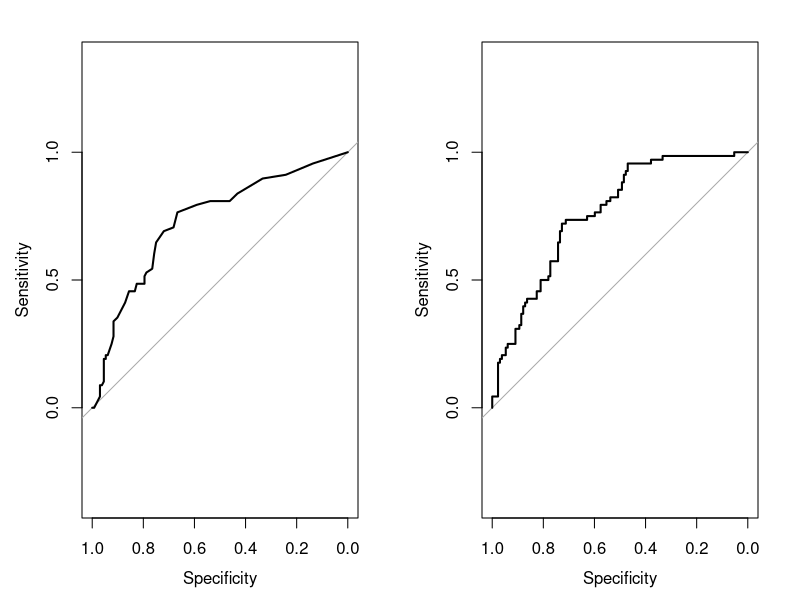
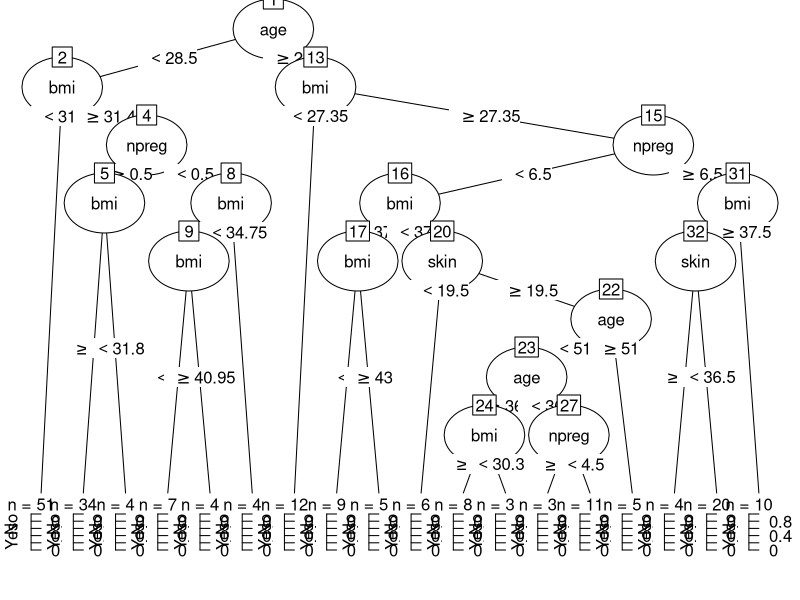
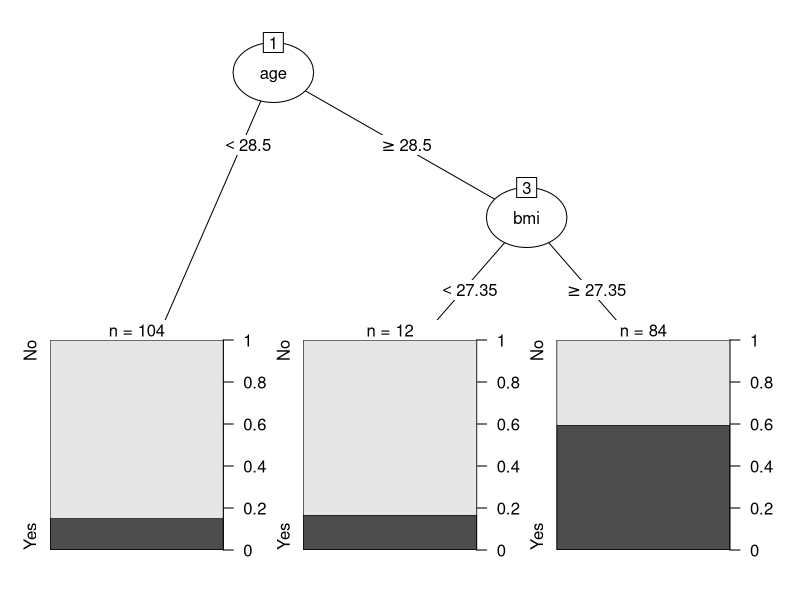
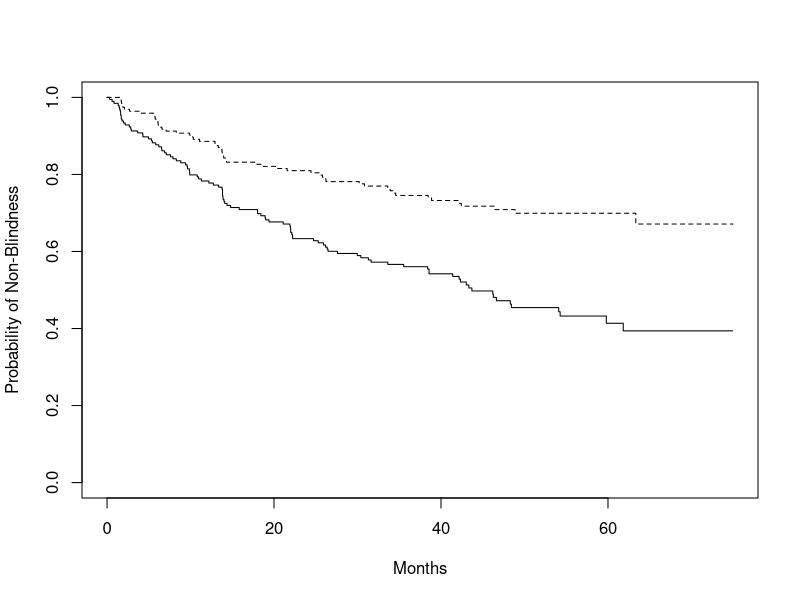
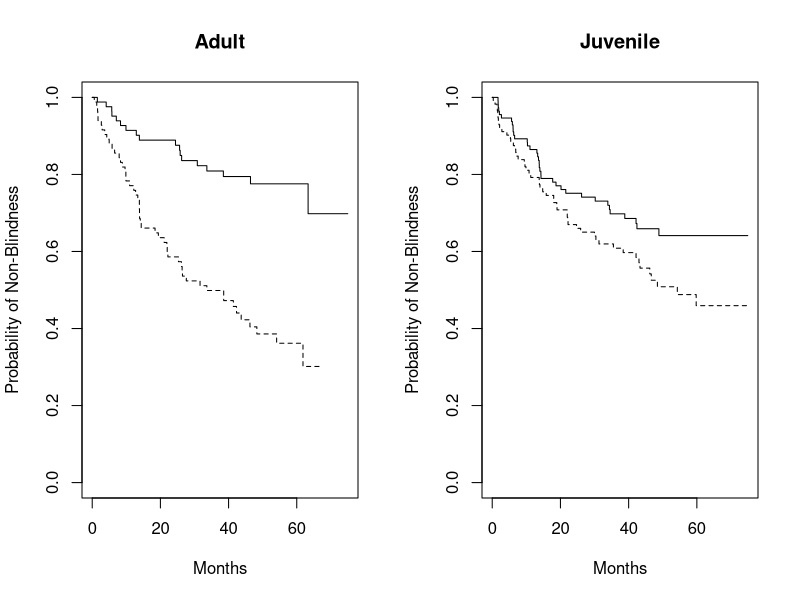

The R source for these figures, in order:
# J. Jedediah Smith
# Homework Set No.3
# BIFX 503-1
# 10/21/2021

library(MASS)
library(rpart)
library(partykit)
library(TH.data)

library(HSAUR3)
library(coin)
library(dplyr)
library(survival)

### QUESTION 1 ###
# Series of bivariate logistic regression models. Use type as dependent. Use npreg, bp, skin, bmi, and age as independents.

mod_npreg <- glm(type ~ npreg, data = Pima.tr, family = binomial()) # Fit
summary(mod_npreg)      # P-Value
exp(coef(mod_npreg))    # Exponentiated Coefficient
exp(confint(mod_npreg)) # Exponentiated Confidence Interval

mod_bp <- glm(type ~ bp, data = Pima.tr, family = binomial()) # Fit
summary(mod_bp)      # P-Value
exp(coef(mod_bp))    # Exponentiated Coefficient
exp(confint(mod_bp)) # Exponentiated Confidence Interval

mod_skin <- glm(type ~ skin, data = Pima.tr, family = binomial()) # Fit
summary(mod_skin)      # P-Value
exp(coef(mod_skin))    # Exponentiated Coefficient
exp(confint(mod_skin)) # Exponentiated Confidence Interval

mod_bmi <- glm(type ~ bmi, data = Pima.tr, family = binomial()) # Fit
summary(mod_bmi)      # P-Value
exp(coef(mod_bmi))    # Exponentiated Coefficient
exp(confint(mod_bmi)) # Exponentiated Confidence Interval

mod_age <- glm(type ~ age, data = Pima.tr, family = binomial()) # Fit
summary(mod_age)      # P-Value
exp(coef(mod_age))    # Exponentiated Coefficient
exp(confint(mod_age)) # Exponentiated Confidence Interval


### QUESTION 2 ###
# Should any of the variables be removed?

fit_a <- glm(type ~ age + bmi, data = Pima.tr, family = binomial())
fit_b <- glm(type ~ age + npreg, data = Pima.tr, family = binomial())
fit_c <- glm(type ~ age + skin, data = Pima.tr, family = binomial())
fit_d <- glm(type ~ age + bp, data = Pima.tr, family = binomial())

anova(mod_age, fit_a, test="Chisq")
anova(mod_age, fit_b, test="Chisq") # Not Significant
anova(mod_age, fit_c, test="Chisq")
anova(mod_age, fit_d, test="Chisq") # Not Significant

# What is the final model?
mod_final <- glm(type ~ age + bmi + skin, data = Pima.tr, family = binomial())
exp(coef(mod_final))
exp(confint(mod_final))

# How well does the model fit the data? Use ROC curve.
library(pROC)
par(mfrow=c(1,2))
logpred1 <- predict(mod_age, type="response")
roccurve1 <- roc(Pima.tr$type ~ logpred1, title = "Age (Alone)")
roccurve1  ## AUC = 0.7333
plot(roccurve1)

logpred2 <- predict(mod_final, type="response", title = "Age + BMI + Skin")
roccurve2 <- roc(Pima.tr$type ~ logpred2)
roccurve2  ## AUC = 0.7633
plot(roccurve2)
par(mfrow=c(1,1))


### QUESTION 3 ###
# Fit initial recursive partitioning model with all 5 predictors. Prune if needed.

# Initial Model
pima_rpart <- rpart(type ~ age + bmi + npreg + skin + bp, data = Pima.tr, control = rpart.control(minsplit=10))
plot(as.party(pima_rpart), tp_args = list(id = FALSE))
pima_rpart$cptable # xerror lowest for 2 nsplit.

# Pruned Model
pima_opt <- which.min(pima_rpart$cptable[, "xerror"]) # Confirms 2 splits.
pima_cpval <- pima_rpart$cptable[pima_opt, "CP"] # Identifies tree with minimized prediction error.
pima_prune <- prune(pima_rpart, cp = pima_cpval) # Prunes data tree.
plot(as.party(pima_prune), tp_args = list(id = FALSE)) # Plots pruned data tree.

## Use Bagging on Pruned Model
trees <- vector(mode="list", length=25)
n <- nrow(Pima.tr)
bootsamples <- rmultinom(length(trees), n, rep(1,n)/n)
mod <- pima_prune
for (i in 1:length(trees))
  trees[[i]] <- update(mod, weights=bootsamples[,i])
table(sapply(trees, function(x) as.character(x$frame$var[1])))

## Estimate the conditional probability of diabetes, given covariates for each person in dataset
typeprob <- matrix(0, nrow=n, ncol=length(trees))
for (i in 1:length(trees)) {
  typeprob[,i] <- predict(trees[[i]], newdata=Pima.tr)[,1]
  typeprob[bootsamples[,i] > 0, i] <- NA
}

## Average the estimates and assign "diabetes" when the average probability is more than half
avg <- rowMeans(typeprob, na.rm = TRUE)
predictions <- factor(ifelse(avg > 0.5, "Yes", "No"))
predtab <- table(predictions, Pima.tr$type)
predtab

## Probability of a correct prediction of diabetes type (%)
round(predtab[1,1]/colSums(predtab)[1]*100)

## Probability of a correct prediction of non-diabetes type (%)
round(predtab[2,2]/colSums(predtab)[2]*100)


### QUESTION 4 ###
# Visualize the relationship between treatments and visual loss using a Kaplan-Meier plot.

plot(survfit(Surv(time, status) ~ trt, data=diabetic), xlab="Months", ylab="Probability of Non-Blindness", lty=c(1,2))


### QUESTION 5 ###
# Calculate the median survival time for each treatment group and compare.

survfit(Surv(time, status) ~ trt, data=diabetic)


### QUESTION 6 ###
# Use a log-rank test to test the hypothesis that laser treatment affects time to visual loss.

logrank_test(Surv(time, status) ~ factor(trt), diabetic)


### QUESTION 7 ###
# Create a variable called juvenile that is equal to 1 for patients under the age of 20, and equal to zero otherwise.  
diabetic$juvenile <- ifelse(diabetic$age >= 20, 0, 1)

# Run a Cox proportional hazards model to determine if there is an interaction between juvenile diabetes and laser treatment.
summary(coxph(Surv(time, status) ~ juvenile * trt, data=diabetic))

# Visualizing the data.
j0 <- filter(diabetic, juvenile == "0")
j1 <- filter(diabetic, juvenile == "1")

par(mfrow=c(1,2))
plot(survfit(Surv(time, status) ~ trt, data=j0), ylab="Probability of Non-Blindness", xlab="Months", main="Adult", lty=c(2,1))
plot(survfit(Surv(time, status) ~ trt, data=j1), ylab="Probability of Non-Blindness", xlab="Months", main="Juvenile", lty=c(2,1))
par(mfrow=c(1,1))
